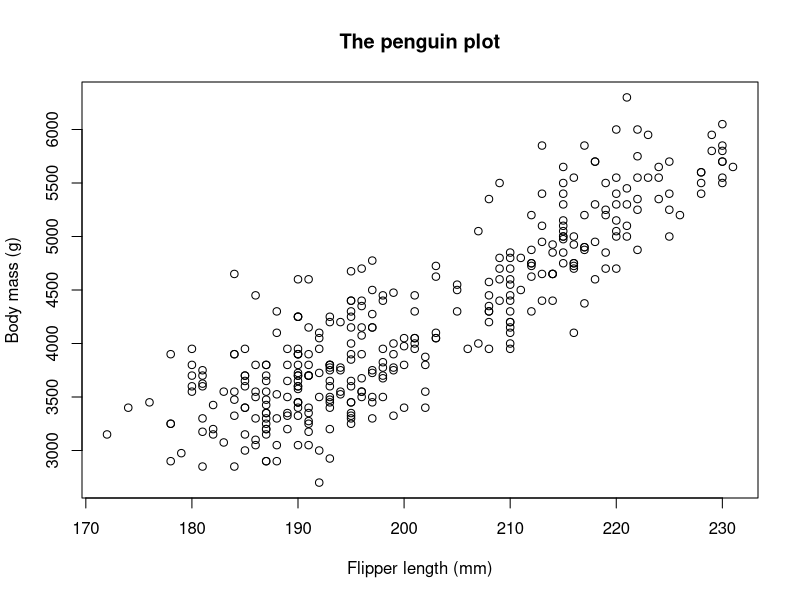
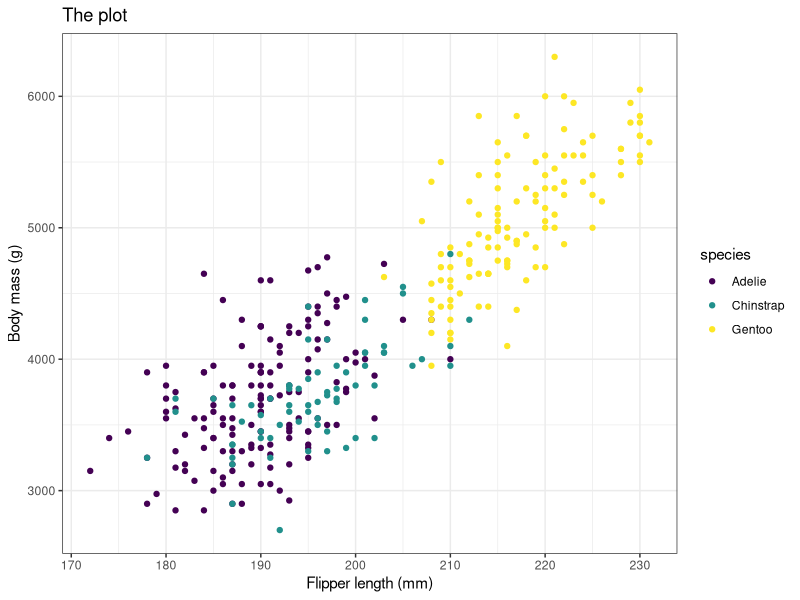

Recreate these plots in R, in order.
#see the data
summary(palmerpenguins::penguins)
library(ggplot2)
library(viridis)

raw_data = palmerpenguins::penguins
plot(raw_data$flipper_length_mm, raw_data$body_mass_g, xlab = "Flipper length (mm)", ylab = "Body mass (g)", main = "The penguin plot")

raw_data |> 
  ggplot(aes(x = flipper_length_mm, y = body_mass_g, col = species)) +
  geom_point() +
  scale_color_viridis(option = "viridis", discrete = TRUE) +
  labs(x = "Flipper length (mm)", y = "Body mass (g)", title = "The plot") +
  theme_bw()


#something went SOOOOO wrong
